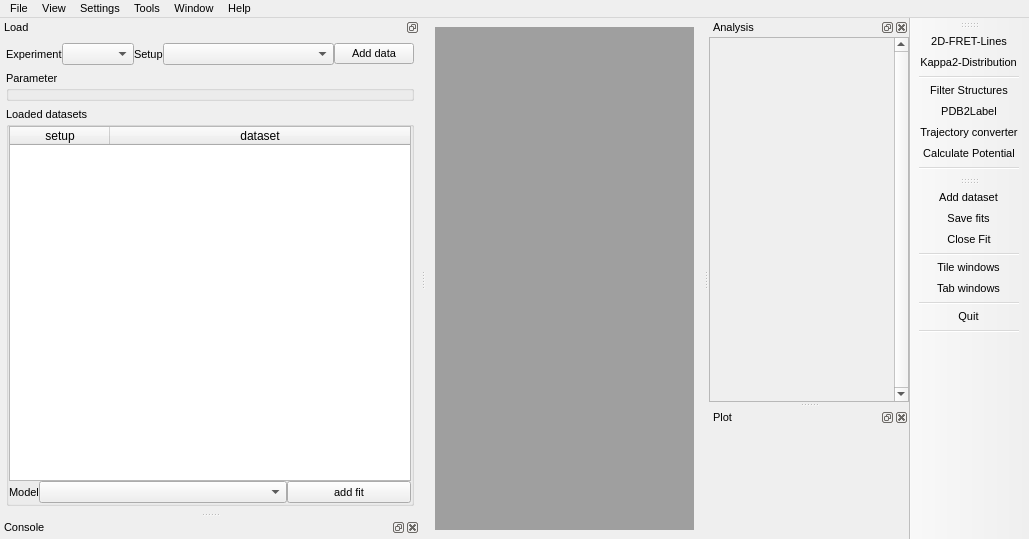
<?xml version="1.0" encoding="UTF-8"?>
<ui version="4.0">
 <class>MainWindow</class>
 <widget class="QMainWindow" name="MainWindow">
  <property name="windowModality">
   <enum>Qt::NonModal</enum>
  </property>
  <property name="geometry">
   <rect>
    <x>0</x>
    <y>0</y>
    <width>1029</width>
    <height>539</height>
   </rect>
  </property>
  <property name="sizePolicy">
   <sizepolicy hsizetype="Expanding" vsizetype="Minimum">
    <horstretch>0</horstretch>
    <verstretch>0</verstretch>
   </sizepolicy>
  </property>
  <property name="maximumSize">
   <size>
    <width>16777215</width>
    <height>16777215</height>
   </size>
  </property>
  <property name="font">
   <font>
    <pointsize>8</pointsize>
    <weight>50</weight>
    <bold>false</bold>
   </font>
  </property>
  <property name="focusPolicy">
   <enum>Qt::ClickFocus</enum>
  </property>
  <property name="windowTitle">
   <string>ChiSurf</string>
  </property>
  <property name="windowIcon">
   <iconset resource="rescource.qrc">
    <normaloff>:/icons/icons/kitesurf.png</normaloff>:/icons/icons/kitesurf.png</iconset>
  </property>
  <property name="windowOpacity">
   <double>1.000000000000000</double>
  </property>
  <property name="animated">
   <bool>true</bool>
  </property>
  <property name="documentMode">
   <bool>false</bool>
  </property>
  <property name="tabShape">
   <enum>QTabWidget::Rounded</enum>
  </property>
  <property name="dockOptions">
   <set>QMainWindow::AllowNestedDocks|QMainWindow::AllowTabbedDocks|QMainWindow::AnimatedDocks|QMainWindow::ForceTabbedDocks</set>
  </property>
  <widget class="QWidget" name="centralwidget">
   <layout class="QGridLayout" name="gridLayout_2">
    <item row="1" column="1">
     <widget class="QMdiArea" name="mdiarea">
      <property name="frameShape">
       <enum>QFrame::NoFrame</enum>
      </property>
      <property name="documentMode">
       <bool>true</bool>
      </property>
      <property name="tabsClosable">
       <bool>true</bool>
      </property>
      <property name="tabsMovable">
       <bool>true</bool>
      </property>
     </widget>
    </item>
   </layout>
  </widget>
  <widget class="QDockWidget" name="dockWidget_fit">
   <property name="sizePolicy">
    <sizepolicy hsizetype="Preferred" vsizetype="MinimumExpanding">
     <horstretch>0</horstretch>
     <verstretch>0</verstretch>
    </sizepolicy>
   </property>
   <property name="minimumSize">
    <size>
     <width>200</width>
     <height>200</height>
    </size>
   </property>
   <property name="maximumSize">
    <size>
     <width>524287</width>
     <height>524287</height>
    </size>
   </property>
   <property name="font">
    <font>
     <family>MS Shell Dlg 2</family>
     <pointsize>8</pointsize>
    </font>
   </property>
   <property name="focusPolicy">
    <enum>Qt::NoFocus</enum>
   </property>
   <property name="floating">
    <bool>false</bool>
   </property>
   <property name="features">
    <set>QDockWidget::AllDockWidgetFeatures</set>
   </property>
   <property name="windowTitle">
    <string>Analysis</string>
   </property>
   <attribute name="dockWidgetArea">
    <number>2</number>
   </attribute>
   <widget class="QWidget" name="dockWidgetContents_3">
    <property name="font">
     <font>
      <family>MS Shell Dlg 2</family>
      <pointsize>9</pointsize>
     </font>
    </property>
    <layout class="QVBoxLayout" name="verticalLayout_3">
     <property name="spacing">
      <number>0</number>
     </property>
     <property name="margin">
      <number>0</number>
     </property>
     <item>
      <widget class="QScrollArea" name="scrollArea">
       <property name="sizePolicy">
        <sizepolicy hsizetype="Expanding" vsizetype="Expanding">
         <horstretch>0</horstretch>
         <verstretch>0</verstretch>
        </sizepolicy>
       </property>
       <property name="font">
        <font>
         <pointsize>8</pointsize>
        </font>
       </property>
       <property name="verticalScrollBarPolicy">
        <enum>Qt::ScrollBarAlwaysOn</enum>
       </property>
       <property name="horizontalScrollBarPolicy">
        <enum>Qt::ScrollBarAsNeeded</enum>
       </property>
       <property name="widgetResizable">
        <bool>true</bool>
       </property>
       <widget class="QWidget" name="scrollAreaWidgetContents">
        <property name="geometry">
         <rect>
          <x>0</x>
          <y>0</y>
          <width>180</width>
          <height>355</height>
         </rect>
        </property>
        <layout class="QVBoxLayout" name="verticalLayout">
         <property name="spacing">
          <number>0</number>
         </property>
         <property name="margin">
          <number>0</number>
         </property>
         <item>
          <layout class="QVBoxLayout" name="modelLayout">
           <property name="spacing">
            <number>0</number>
           </property>
          </layout>
         </item>
         <item>
          <spacer name="verticalSpacer_2">
           <property name="orientation">
            <enum>Qt::Vertical</enum>
           </property>
           <property name="sizeHint" stdset="0">
            <size>
             <width>20</width>
             <height>40</height>
            </size>
           </property>
          </spacer>
         </item>
        </layout>
       </widget>
      </widget>
     </item>
    </layout>
   </widget>
  </widget>
  <widget class="QDockWidget" name="dockWidget_load">
   <property name="sizePolicy">
    <sizepolicy hsizetype="Preferred" vsizetype="Preferred">
     <horstretch>0</horstretch>
     <verstretch>0</verstretch>
    </sizepolicy>
   </property>
   <property name="minimumSize">
    <size>
     <width>420</width>
     <height>456</height>
    </size>
   </property>
   <property name="maximumSize">
    <size>
     <width>524283</width>
     <height>524287</height>
    </size>
   </property>
   <property name="windowIcon">
    <iconset resource="rescource.qrc">
     <normaloff>:/icons/icons/kitesurf.svg</normaloff>:/icons/icons/kitesurf.svg</iconset>
   </property>
   <property name="floating">
    <bool>false</bool>
   </property>
   <property name="features">
    <set>QDockWidget::DockWidgetFloatable|QDockWidget::DockWidgetMovable</set>
   </property>
   <property name="windowTitle">
    <string>Load</string>
   </property>
   <attribute name="dockWidgetArea">
    <number>1</number>
   </attribute>
   <widget class="QWidget" name="dockWidgetContents_4">
    <layout class="QGridLayout" name="gridLayout">
     <property name="horizontalSpacing">
      <number>0</number>
     </property>
     <property name="verticalSpacing">
      <number>6</number>
     </property>
     <property name="margin">
      <number>6</number>
     </property>
     <item row="1" column="1">
      <widget class="QComboBox" name="comboBox_experimentSelect">
       <property name="focusPolicy">
        <enum>Qt::NoFocus</enum>
       </property>
       <property name="toolTip">
        <string>Select a type of experiment. After selecting the experiment type you can select a setup-type</string>
       </property>
      </widget>
     </item>
     <item row="1" column="0">
      <widget class="QLabel" name="label_10">
       <property name="sizePolicy">
        <sizepolicy hsizetype="Fixed" vsizetype="Preferred">
         <horstretch>0</horstretch>
         <verstretch>0</verstretch>
        </sizepolicy>
       </property>
       <property name="text">
        <string>Experiment</string>
       </property>
      </widget>
     </item>
     <item row="1" column="2">
      <widget class="QLabel" name="label_16">
       <property name="text">
        <string>Setup</string>
       </property>
      </widget>
     </item>
     <item row="1" column="3">
      <widget class="QComboBox" name="comboBox_setupSelect">
       <property name="sizePolicy">
        <sizepolicy hsizetype="Expanding" vsizetype="Fixed">
         <horstretch>0</horstretch>
         <verstretch>0</verstretch>
        </sizepolicy>
       </property>
       <property name="focusPolicy">
        <enum>Qt::NoFocus</enum>
       </property>
       <property name="toolTip">
        <string>After selecting a setup-type adjust the parameters of the setup used to open the experimental data.</string>
       </property>
      </widget>
     </item>
     <item row="1" column="4">
      <widget class="QPushButton" name="pushButton_2">
       <property name="text">
        <string>Add data</string>
       </property>
      </widget>
     </item>
     <item row="2" column="0" colspan="5">
      <widget class="QGroupBox" name="groupBox_4">
       <property name="sizePolicy">
        <sizepolicy hsizetype="Expanding" vsizetype="Minimum">
         <horstretch>0</horstretch>
         <verstretch>0</verstretch>
        </sizepolicy>
       </property>
       <property name="toolTip">
        <string>Here all necessary parameters to open experimental data files are displayed.</string>
       </property>
       <property name="title">
        <string>Parameter</string>
       </property>
       <layout class="QVBoxLayout" name="verticalLayout_6">
        <property name="spacing">
         <number>0</number>
        </property>
        <property name="margin">
         <number>0</number>
        </property>
        <item>
         <layout class="QGridLayout" name="gridLayout_4"/>
        </item>
        <item>
         <layout class="QVBoxLayout" name="verticalLayout_5">
          <property name="spacing">
           <number>0</number>
          </property>
         </layout>
        </item>
       </layout>
      </widget>
     </item>
     <item row="3" column="0" colspan="5">
      <widget class="QGroupBox" name="groupBox">
       <property name="sizePolicy">
        <sizepolicy hsizetype="Expanding" vsizetype="Expanding">
         <horstretch>0</horstretch>
         <verstretch>0</verstretch>
        </sizepolicy>
       </property>
       <property name="title">
        <string>Loaded datasets</string>
       </property>
       <layout class="QGridLayout" name="gridLayout_3">
        <property name="margin">
         <number>0</number>
        </property>
        <property name="spacing">
         <number>0</number>
        </property>
        <item row="1" column="1" colspan="2">
         <widget class="QComboBox" name="comboBox_Model">
          <property name="sizePolicy">
           <sizepolicy hsizetype="Expanding" vsizetype="Fixed">
            <horstretch>0</horstretch>
            <verstretch>0</verstretch>
           </sizepolicy>
          </property>
          <property name="focusPolicy">
           <enum>Qt::NoFocus</enum>
          </property>
          <property name="toolTip">
           <string>This selection box is updated according to the selected dataset.</string>
          </property>
         </widget>
        </item>
        <item row="1" column="3">
         <widget class="QPushButton" name="pushButton">
          <property name="sizePolicy">
           <sizepolicy hsizetype="Minimum" vsizetype="Minimum">
            <horstretch>0</horstretch>
            <verstretch>0</verstretch>
           </sizepolicy>
          </property>
          <property name="text">
           <string>add fit</string>
          </property>
         </widget>
        </item>
        <item row="1" column="0">
         <widget class="QLabel" name="label">
          <property name="sizePolicy">
           <sizepolicy hsizetype="Fixed" vsizetype="Preferred">
            <horstretch>0</horstretch>
            <verstretch>0</verstretch>
           </sizepolicy>
          </property>
          <property name="text">
           <string>Model</string>
          </property>
          <property name="alignment">
           <set>Qt::AlignLeading|Qt::AlignLeft|Qt::AlignVCenter</set>
          </property>
         </widget>
        </item>
        <item row="0" column="0" colspan="4">
         <widget class="QTableWidget" name="tableWidget">
          <property name="sizePolicy">
           <sizepolicy hsizetype="Expanding" vsizetype="Preferred">
            <horstretch>0</horstretch>
            <verstretch>0</verstretch>
           </sizepolicy>
          </property>
          <property name="maximumSize">
           <size>
            <width>16777215</width>
            <height>16777215</height>
           </size>
          </property>
          <property name="toolTip">
           <string>&lt;html&gt;&lt;head/&gt;&lt;body&gt;&lt;p&gt;This is a list of opened experimental data-files. By double-clicking on a row the data and all connected fits are unloaded.&lt;/p&gt;&lt;p&gt;A single click on a row selects a data-set. After selection of a dataset a fit can be added by selecting the corresponding fit-model and clicking on &amp;quot;add fit&amp;quot;&lt;/p&gt;&lt;/body&gt;&lt;/html&gt;</string>
          </property>
          <property name="alternatingRowColors">
           <bool>true</bool>
          </property>
          <attribute name="horizontalHeaderStretchLastSection">
           <bool>true</bool>
          </attribute>
          <column>
           <property name="text">
            <string>setup</string>
           </property>
          </column>
          <column>
           <property name="text">
            <string>dataset</string>
           </property>
          </column>
         </widget>
        </item>
       </layout>
      </widget>
     </item>
    </layout>
   </widget>
  </widget>
  <widget class="QDockWidget" name="dockWidget_plot">
   <property name="enabled">
    <bool>true</bool>
   </property>
   <property name="sizePolicy">
    <sizepolicy hsizetype="Preferred" vsizetype="MinimumExpanding">
     <horstretch>0</horstretch>
     <verstretch>0</verstretch>
    </sizepolicy>
   </property>
   <property name="windowTitle">
    <string>Plot</string>
   </property>
   <attribute name="dockWidgetArea">
    <number>2</number>
   </attribute>
   <widget class="QWidget" name="dockWidgetContents_6">
    <layout class="QVBoxLayout" name="verticalLayout_2">
     <property name="spacing">
      <number>0</number>
     </property>
     <property name="leftMargin">
      <number>0</number>
     </property>
     <property name="topMargin">
      <number>0</number>
     </property>
     <property name="rightMargin">
      <number>0</number>
     </property>
     <item>
      <layout class="QVBoxLayout" name="plotOptionsLayout"/>
     </item>
     <item>
      <spacer name="verticalSpacer">
       <property name="orientation">
        <enum>Qt::Vertical</enum>
       </property>
       <property name="sizeHint" stdset="0">
        <size>
         <width>20</width>
         <height>40</height>
        </size>
       </property>
      </spacer>
     </item>
    </layout>
   </widget>
  </widget>
  <widget class="QMenuBar" name="menuBar">
   <property name="geometry">
    <rect>
     <x>0</x>
     <y>0</y>
     <width>1029</width>
     <height>18</height>
    </rect>
   </property>
   <widget class="QMenu" name="menuFile">
    <property name="title">
     <string>File</string>
    </property>
    <widget class="QMenu" name="menuSave_Fit_results">
     <property name="title">
      <string>Save Fit-results</string>
     </property>
     <property name="icon">
      <iconset>
       <normaloff>:/icons/icons/Document-save.svg</normaloff>:/icons/icons/Document-save.svg</iconset>
     </property>
     <addaction name="actionSaveCurrentFit"/>
     <addaction name="actionSaveAllFits"/>
    </widget>
    <widget class="QMenu" name="menuClose_fit">
     <property name="title">
      <string>Close fit</string>
     </property>
     <addaction name="actionClose_Fit"/>
     <addaction name="actionClose_all_fits"/>
    </widget>
    <widget class="QMenu" name="menuProject">
     <property name="title">
      <string>Project</string>
     </property>
     <addaction name="actionNew_Project_2"/>
     <addaction name="actionOpen_Project"/>
     <addaction name="actionSave_Project"/>
    </widget>
    <addaction name="menuProject"/>
    <addaction name="actionLoad_Data"/>
    <addaction name="menuSave_Fit_results"/>
    <addaction name="menuClose_fit"/>
    <addaction name="actionPrint"/>
    <addaction name="separator"/>
    <addaction name="actionExit_2"/>
   </widget>
   <widget class="QMenu" name="menuSettings">
    <property name="enabled">
     <bool>true</bool>
    </property>
    <property name="title">
     <string>Settings</string>
    </property>
    <addaction name="actionFitting"/>
    <addaction name="actionFortune_Cookies"/>
   </widget>
   <widget class="QMenu" name="menuHelp">
    <property name="title">
     <string>Help</string>
    </property>
    <addaction name="actionHelp_2"/>
    <addaction name="separator"/>
    <addaction name="actionAbout"/>
   </widget>
   <widget class="QMenu" name="menuView">
    <property name="title">
     <string>View</string>
    </property>
    <addaction name="actionLoading"/>
    <addaction name="actionPlot_options"/>
    <addaction name="actionFit_widget"/>
   </widget>
   <widget class="QMenu" name="menuTools">
    <property name="title">
     <string>Tools</string>
    </property>
    <widget class="QMenu" name="menuTCSPC">
     <property name="title">
      <string>TCSPC</string>
     </property>
     <property name="icon">
      <iconset resource="rescource.qrc">
       <normaloff>:/icons/icons/TCSPC.png</normaloff>:/icons/icons/TCSPC.png</iconset>
     </property>
     <addaction name="actionDye_Diffusion"/>
    </widget>
    <widget class="QMenu" name="menuFCS">
     <property name="enabled">
      <bool>true</bool>
     </property>
     <property name="title">
      <string>FCS</string>
     </property>
     <property name="icon">
      <iconset resource="rescource.qrc">
       <normaloff>:/icons/icons/FCS.png</normaloff>:/icons/icons/FCS.png</iconset>
     </property>
     <addaction name="actionMake_Lifetime_Filter"/>
     <addaction name="actionDiffusion_Calculator"/>
    </widget>
    <widget class="QMenu" name="menuFRET">
     <property name="title">
      <string>FRET</string>
     </property>
     <property name="icon">
      <iconset resource="rescource.qrc">
       <normaloff>:/icons/icons/FRET.png</normaloff>:/icons/icons/FRET.png</iconset>
     </property>
     <addaction name="actionCalculator"/>
     <addaction name="actionFRET_Lines"/>
    </widget>
    <widget class="QMenu" name="menuAnisotropy">
     <property name="title">
      <string>Anisotropy</string>
     </property>
     <property name="icon">
      <iconset resource="rescource.qrc">
       <normaloff>:/icons/icons/Cone.png</normaloff>:/icons/icons/Cone.png</iconset>
     </property>
     <addaction name="actionAnisotropy_Lines"/>
     <addaction name="actionKappa2_Distribution"/>
    </widget>
    <widget class="QMenu" name="menuModelling">
     <property name="title">
      <string>Modelling</string>
     </property>
     <property name="icon">
      <iconset resource="rescource.qrc">
       <normaloff>:/icons/icons/Peptide_FRET.png</normaloff>:/icons/icons/Peptide_FRET.png</iconset>
     </property>
     <widget class="QMenu" name="menuTrajectory_tools">
      <property name="title">
       <string>Trajectory tools</string>
      </property>
      <property name="icon">
       <iconset resource="rescource.qrc">
        <normaloff>:/icons/icons/Peptide_FRET.png</normaloff>:/icons/icons/Peptide_FRET.png</iconset>
      </property>
      <addaction name="actionTrajectory_converter"/>
      <addaction name="actionSave_topology"/>
      <addaction name="separator"/>
      <addaction name="actionAlign_trajectory"/>
      <addaction name="actionRotate_Translate_trajectory"/>
      <addaction name="separator"/>
      <addaction name="actionJoin_trajectories"/>
      <addaction name="actionRemove_clashes"/>
     </widget>
     <addaction name="menuTrajectory_tools"/>
     <addaction name="separator"/>
     <addaction name="actionFilter_Structures"/>
     <addaction name="actionStructure2Transfer"/>
     <addaction name="separator"/>
     <addaction name="actionPDB2Label"/>
     <addaction name="separator"/>
     <addaction name="actionCalculate_Potential"/>
    </widget>
    <addaction name="menuTCSPC"/>
    <addaction name="menuFCS"/>
    <addaction name="menuFRET"/>
    <addaction name="menuAnisotropy"/>
    <addaction name="menuModelling"/>
   </widget>
   <widget class="QMenu" name="menuWindows">
    <property name="title">
     <string>Window</string>
    </property>
    <addaction name="actionTile_windows"/>
    <addaction name="actionTab_windows"/>
   </widget>
   <addaction name="menuFile"/>
   <addaction name="menuView"/>
   <addaction name="menuSettings"/>
   <addaction name="menuTools"/>
   <addaction name="menuWindows"/>
   <addaction name="menuHelp"/>
  </widget>
  <widget class="QToolBar" name="toolBar">
   <property name="sizePolicy">
    <sizepolicy hsizetype="Fixed" vsizetype="Preferred">
     <horstretch>0</horstretch>
     <verstretch>0</verstretch>
    </sizepolicy>
   </property>
   <property name="windowTitle">
    <string>Tools</string>
   </property>
   <property name="iconSize">
    <size>
     <width>24</width>
     <height>24</height>
    </size>
   </property>
   <property name="toolButtonStyle">
    <enum>Qt::ToolButtonIconOnly</enum>
   </property>
   <attribute name="toolBarArea">
    <enum>RightToolBarArea</enum>
   </attribute>
   <attribute name="toolBarBreak">
    <bool>false</bool>
   </attribute>
   <addaction name="actionFRET_Lines"/>
   <addaction name="actionKappa2_Distribution"/>
   <addaction name="separator"/>
   <addaction name="actionFilter_Structures"/>
   <addaction name="actionPDB2Label"/>
   <addaction name="actionTrajectory_converter"/>
   <addaction name="actionCalculate_Potential"/>
   <addaction name="separator"/>
  </widget>
  <widget class="QToolBar" name="toolBar_2">
   <property name="windowTitle">
    <string>Fit windows</string>
   </property>
   <property name="iconSize">
    <size>
     <width>24</width>
     <height>24</height>
    </size>
   </property>
   <attribute name="toolBarArea">
    <enum>RightToolBarArea</enum>
   </attribute>
   <attribute name="toolBarBreak">
    <bool>false</bool>
   </attribute>
   <addaction name="actionLoad_Data"/>
   <addaction name="actionSaveAllFits"/>
   <addaction name="actionClose_Fit"/>
   <addaction name="separator"/>
   <addaction name="actionTile_windows"/>
   <addaction name="actionTab_windows"/>
   <addaction name="separator"/>
   <addaction name="actionExit_2"/>
   <addaction name="separator"/>
  </widget>
  <widget class="QDockWidget" name="dockWidget_console">
   <property name="enabled">
    <bool>true</bool>
   </property>
   <property name="floating">
    <bool>false</bool>
   </property>
   <property name="windowTitle">
    <string>Console</string>
   </property>
   <attribute name="dockWidgetArea">
    <number>1</number>
   </attribute>
   <widget class="QWidget" name="dockWidgetContents">
    <layout class="QVBoxLayout" name="verticalLayout_7">
     <property name="spacing">
      <number>0</number>
     </property>
     <property name="margin">
      <number>0</number>
     </property>
     <item>
      <layout class="QVBoxLayout" name="verticalLayout_4">
       <property name="spacing">
        <number>0</number>
       </property>
      </layout>
     </item>
    </layout>
   </widget>
  </widget>
  <action name="actionExit">
   <property name="text">
    <string>Exit</string>
   </property>
  </action>
  <action name="actionSave">
   <property name="icon">
    <iconset resource="rescource.qrc">
     <normaloff>:/icons/icons/Document-save.png</normaloff>:/icons/icons/Document-save.png</iconset>
   </property>
   <property name="text">
    <string>Save</string>
   </property>
   <property name="toolTip">
    <string>&lt;html&gt;&lt;head/&gt;&lt;body&gt;&lt;p&gt;Save all open-fits&lt;/p&gt;&lt;/body&gt;&lt;/html&gt;</string>
   </property>
  </action>
  <action name="actionLoad">
   <property name="text">
    <string>Load</string>
   </property>
  </action>
  <action name="actionInfo">
   <property name="text">
    <string>Info</string>
   </property>
  </action>
  <action name="actionHelp">
   <property name="text">
    <string>Help</string>
   </property>
  </action>
  <action name="actionExit_2">
   <property name="icon">
    <iconset resource="rescource.qrc">
     <normaloff>:/icons/icons/System-log-out.png</normaloff>:/icons/icons/System-log-out.png</iconset>
   </property>
   <property name="text">
    <string>Quit</string>
   </property>
   <property name="shortcut">
    <string>Ctrl+Q</string>
   </property>
  </action>
  <action name="actionClose_Fit">
   <property name="icon">
    <iconset resource="rescource.qrc">
     <normaloff>:/icons/icons/Edit-delete.png</normaloff>:/icons/icons/Edit-delete.png</iconset>
   </property>
   <property name="text">
    <string>Close Fit</string>
   </property>
  </action>
  <action name="actionFitting">
   <property name="enabled">
    <bool>true</bool>
   </property>
   <property name="text">
    <string>Fitting-parameters</string>
   </property>
  </action>
  <action name="actionAbout">
   <property name="icon">
    <iconset resource="rescource.qrc">
     <normaloff>:/icons/icons/kitesurf.svg</normaloff>:/icons/icons/kitesurf.svg</iconset>
   </property>
   <property name="text">
    <string>About ChiSurf</string>
   </property>
  </action>
  <action name="actionHelp_2">
   <property name="enabled">
    <bool>true</bool>
   </property>
   <property name="icon">
    <iconset resource="rescource.qrc">
     <normaloff>:/icons/icons/help-browser.png</normaloff>:/icons/icons/help-browser.png</iconset>
   </property>
   <property name="text">
    <string>Help</string>
   </property>
  </action>
  <action name="actionSave_All_Fit_results">
   <property name="icon">
    <iconset resource="rescource.qrc">
     <normaloff>:/icons/icons/Document-save.png</normaloff>:/icons/icons/Document-save.png</iconset>
   </property>
   <property name="text">
    <string>Save All Fit-results</string>
   </property>
  </action>
  <action name="actionPrint">
   <property name="enabled">
    <bool>false</bool>
   </property>
   <property name="icon">
    <iconset resource="rescource.qrc">
     <normaloff>:/icons/icons/Document-print.svg</normaloff>:/icons/icons/Document-print.svg</iconset>
   </property>
   <property name="text">
    <string>Print</string>
   </property>
  </action>
  <action name="actionLoading">
   <property name="checkable">
    <bool>true</bool>
   </property>
   <property name="checked">
    <bool>true</bool>
   </property>
   <property name="text">
    <string>Loading</string>
   </property>
  </action>
  <action name="actionPlot_options">
   <property name="checkable">
    <bool>true</bool>
   </property>
   <property name="checked">
    <bool>true</bool>
   </property>
   <property name="text">
    <string>Plot-options</string>
   </property>
  </action>
  <action name="actionFit_widget">
   <property name="checkable">
    <bool>true</bool>
   </property>
   <property name="checked">
    <bool>true</bool>
   </property>
   <property name="text">
    <string>Fit</string>
   </property>
  </action>
  <action name="actionSaveCurrentFit">
   <property name="icon">
    <iconset resource="rescource.qrc">
     <normaloff>:/icons/icons/Document-save.png</normaloff>:/icons/icons/Document-save.png</iconset>
   </property>
   <property name="text">
    <string>Current Fit</string>
   </property>
   <property name="shortcut">
    <string>Ctrl+S</string>
   </property>
  </action>
  <action name="actionSaveAllFits">
   <property name="icon">
    <iconset resource="rescource.qrc">
     <normaloff>:/icons/icons/Document-save.png</normaloff>:/icons/icons/Document-save.png</iconset>
   </property>
   <property name="text">
    <string>All Fits</string>
   </property>
   <property name="iconText">
    <string>Save fits</string>
   </property>
   <property name="toolTip">
    <string>Save all fits</string>
   </property>
  </action>
  <action name="actionCondor_2">
   <property name="checkable">
    <bool>false</bool>
   </property>
   <property name="text">
    <string>Condor</string>
   </property>
  </action>
  <action name="actionBOINC">
   <property name="checkable">
    <bool>false</bool>
   </property>
   <property name="icon">
    <iconset resource="rescource.qrc">
     <normaloff>:/icons/icons/BOINCManager.png</normaloff>:/icons/icons/BOINCManager.png</iconset>
   </property>
   <property name="text">
    <string>BOINC</string>
   </property>
  </action>
  <action name="actionFortune_Cookies">
   <property name="checkable">
    <bool>true</bool>
   </property>
   <property name="enabled">
    <bool>true</bool>
   </property>
   <property name="icon">
    <iconset resource="rescource.qrc">
     <normaloff>:/newPrefix/icons/fortune.png</normaloff>:/newPrefix/icons/fortune.png</iconset>
   </property>
   <property name="text">
    <string>Fortune-Cookies</string>
   </property>
  </action>
  <action name="actionMake_Lifetime_Filter">
   <property name="enabled">
    <bool>false</bool>
   </property>
   <property name="icon">
    <iconset resource="rescource.qrc">
     <normaloff>:/icons/icons/FCS-Filter.png</normaloff>:/icons/icons/FCS-Filter.png</iconset>
   </property>
   <property name="text">
    <string>Make Lifetime Filter</string>
   </property>
  </action>
  <action name="actionCalculator">
   <property name="icon">
    <iconset resource="rescource.qrc">
     <normaloff>:/icons/icons/accessories-calculator.png</normaloff>:/icons/icons/accessories-calculator.png</iconset>
   </property>
   <property name="text">
    <string>E-Calculator</string>
   </property>
  </action>
  <action name="actionFRET_Lines">
   <property name="icon">
    <iconset resource="rescource.qrc">
     <normaloff>:/icons/icons/FRET-Lines.png</normaloff>:/icons/icons/FRET-Lines.png</iconset>
   </property>
   <property name="text">
    <string>2D-FRET-Lines</string>
   </property>
  </action>
  <action name="actionKappa2_Distribution">
   <property name="icon">
    <iconset resource="rescource.qrc">
     <normaloff>:/icons/icons/Cone.png</normaloff>:/icons/icons/Cone.png</iconset>
   </property>
   <property name="text">
    <string>Kappa2-Distribution</string>
   </property>
  </action>
  <action name="actionAV_Diffusion">
   <property name="text">
    <string>AV-Diffusion</string>
   </property>
  </action>
  <action name="actionSimple_Decay">
   <property name="text">
    <string>Simple-Decay</string>
   </property>
  </action>
  <action name="actionAV_Diffusion_2">
   <property name="text">
    <string>AV-Diffusion</string>
   </property>
  </action>
  <action name="actionAnisotropy_Lines">
   <property name="enabled">
    <bool>false</bool>
   </property>
   <property name="icon">
    <iconset resource="rescource.qrc">
     <normaloff>:/icons/icons/Anisotropy-Lines.png</normaloff>:/icons/icons/Anisotropy-Lines.png</iconset>
   </property>
   <property name="text">
    <string>Anisotropy-Lines</string>
   </property>
  </action>
  <action name="actionDiffusion_Calculator">
   <property name="icon">
    <iconset>
     <normaloff>:/icons/icons/accessories-calculator.svg</normaloff>:/icons/icons/accessories-calculator.svg</iconset>
   </property>
   <property name="text">
    <string>Diffusion-Calculator</string>
   </property>
  </action>
  <action name="actionLoad_Data">
   <property name="icon">
    <iconset resource="rescource.qrc">
     <normaloff>:/icons/icons/list-add.png</normaloff>:/icons/icons/list-add.png</iconset>
   </property>
   <property name="text">
    <string>Add dataset</string>
   </property>
   <property name="toolTip">
    <string>Add dataset. </string>
   </property>
   <property name="shortcut">
    <string>Ctrl+N</string>
   </property>
  </action>
  <action name="actionDye_Diffusion">
   <property name="icon">
    <iconset resource="rescource.qrc">
     <normaloff>:/icons/icons/dye-diffusion.png</normaloff>:/icons/icons/dye-diffusion.png</iconset>
   </property>
   <property name="text">
    <string>Donor diffusion</string>
   </property>
  </action>
  <action name="actionFilter_Structures">
   <property name="icon">
    <iconset resource="rescource.qrc">
     <normaloff>:/icons/icons/filter.png</normaloff>:/icons/icons/filter.png</iconset>
   </property>
   <property name="text">
    <string>Filter Structures</string>
   </property>
  </action>
  <action name="actionFRET_Peptide_Plane">
   <property name="icon">
    <iconset>
     <normaloff>:/icons/icons/Peptide_FRET.ico</normaloff>:/icons/icons/Peptide_FRET.ico</iconset>
   </property>
   <property name="text">
    <string>FRET Peptide-Plane</string>
   </property>
  </action>
  <action name="actionStructure2Transfer">
   <property name="icon">
    <iconset>
     <normaloff>:/icons/icons/structure2transfer.ico</normaloff>:/icons/icons/structure2transfer.ico</iconset>
   </property>
   <property name="text">
    <string>Structure2Transfer</string>
   </property>
  </action>
  <action name="actionTrajectory_converter">
   <property name="icon">
    <iconset resource="rescource.qrc">
     <normaloff>:/icons/icons/hdf2pdb.png</normaloff>:/icons/icons/hdf2pdb.png</iconset>
   </property>
   <property name="text">
    <string>Trajectory converter</string>
   </property>
  </action>
  <action name="actionPDB2Label">
   <property name="icon">
    <iconset resource="rescource.qrc">
     <normaloff>:/icons/icons/pdb2label.png</normaloff>:/icons/icons/pdb2label.png</iconset>
   </property>
   <property name="text">
    <string>PDB2Label</string>
   </property>
  </action>
  <action name="actionCalculate_Potential">
   <property name="icon">
    <iconset resource="rescource.qrc">
     <normaloff>:/icons/icons/potential.png</normaloff>:/icons/icons/potential.png</iconset>
   </property>
   <property name="text">
    <string>Calculate Potential</string>
   </property>
  </action>
  <action name="actionTile_windows">
   <property name="icon">
    <iconset resource="rescource.qrc">
     <normaloff>:/icons/icons/window-tile.png</normaloff>:/icons/icons/window-tile.png</iconset>
   </property>
   <property name="text">
    <string>Tile windows</string>
   </property>
  </action>
  <action name="actionTab_windows">
   <property name="icon">
    <iconset resource="rescource.qrc">
     <normaloff>:/icons/icons/window-stack.png</normaloff>:/icons/icons/window-stack.png</iconset>
   </property>
   <property name="text">
    <string>Tab windows</string>
   </property>
   <property name="toolTip">
    <string>Tab windows</string>
   </property>
  </action>
  <action name="actionAdd_fit">
   <property name="icon">
    <iconset resource="rescource.qrc">
     <normaloff>:/icons/icons/list-add.png</normaloff>:/icons/icons/list-add.png</iconset>
   </property>
   <property name="text">
    <string>Add fit</string>
   </property>
  </action>
  <action name="actionRotate_Translate_trajectory">
   <property name="text">
    <string>Rotate/Translate</string>
   </property>
  </action>
  <action name="actionClose_all">
   <property name="icon">
    <iconset resource="rescource.qrc">
     <normaloff>:/icons/icons/Edit-delete.png</normaloff>:/icons/icons/Edit-delete.png</iconset>
   </property>
   <property name="text">
    <string>Close all</string>
   </property>
  </action>
  <action name="actionDelete_dataset">
   <property name="text">
    <string>Delete dataset</string>
   </property>
  </action>
  <action name="actionChange_current_dataset">
   <property name="text">
    <string>Change current dataset</string>
   </property>
  </action>
  <action name="actionJoin_trajectories">
   <property name="text">
    <string>Join trajectories</string>
   </property>
  </action>
  <action name="actionRemove_clashes">
   <property name="text">
    <string>Remove clashes</string>
   </property>
  </action>
  <action name="actionAlign_trajectory">
   <property name="text">
    <string>Align trajectory</string>
   </property>
  </action>
  <action name="actionSave_topology">
   <property name="text">
    <string>Save topology</string>
   </property>
  </action>
  <action name="actionFRET_Diffusion">
   <property name="text">
    <string>FRET-Diffusion</string>
   </property>
  </action>
  <action name="actionClose_all_fits">
   <property name="icon">
    <iconset resource="rescource.qrc">
     <normaloff>:/icons/icons/Edit-delete.png</normaloff>:/icons/icons/Edit-delete.png</iconset>
   </property>
   <property name="text">
    <string>Close all fits</string>
   </property>
  </action>
  <action name="actionNew_Project_2">
   <property name="text">
    <string>New Project</string>
   </property>
  </action>
  <action name="actionOpen_Project">
   <property name="text">
    <string>Open Project</string>
   </property>
  </action>
  <action name="actionSave_Project">
   <property name="text">
    <string>Save Project</string>
   </property>
  </action>
  <zorder>dockWidget_load</zorder>
  <zorder>dockWidget_fit</zorder>
  <zorder>dockWidget_plot</zorder>
  <zorder>dockWidget_console</zorder>
 </widget>
 <resources>
  <include location="rescource.qrc"/>
 </resources>
 <connections>
  <connection>
   <sender>actionExit_2</sender>
   <signal>activated()</signal>
   <receiver>MainWindow</receiver>
   <slot>close()</slot>
   <hints>
    <hint type="sourcelabel">
     <x>-1</x>
     <y>-1</y>
    </hint>
    <hint type="destinationlabel">
     <x>518</x>
     <y>299</y>
    </hint>
   </hints>
  </connection>
  <connection>
   <sender>actionPlot_options</sender>
   <signal>toggled(bool)</signal>
   <receiver>dockWidget_plot</receiver>
   <slot>setVisible(bool)</slot>
   <hints>
    <hint type="sourcelabel">
     <x>-1</x>
     <y>-1</y>
    </hint>
    <hint type="destinationlabel">
     <x>192</x>
     <y>580</y>
    </hint>
   </hints>
  </connection>
  <connection>
   <sender>actionFit_widget</sender>
   <signal>toggled(bool)</signal>
   <receiver>dockWidget_fit</receiver>
   <slot>setVisible(bool)</slot>
   <hints>
    <hint type="sourcelabel">
     <x>-1</x>
     <y>-1</y>
    </hint>
    <hint type="destinationlabel">
     <x>192</x>
     <y>120</y>
    </hint>
   </hints>
  </connection>
  <connection>
   <sender>actionLoading</sender>
   <signal>toggled(bool)</signal>
   <receiver>dockWidget_load</receiver>
   <slot>setVisible(bool)</slot>
   <hints>
    <hint type="sourcelabel">
     <x>-1</x>
     <y>-1</y>
    </hint>
    <hint type="destinationlabel">
     <x>192</x>
     <y>452</y>
    </hint>
   </hints>
  </connection>
  <connection>
   <sender>pushButton</sender>
   <signal>clicked()</signal>
   <receiver>actionAdd_fit</receiver>
   <slot>trigger()</slot>
   <hints>
    <hint type="sourcelabel">
     <x>347</x>
     <y>485</y>
    </hint>
    <hint type="destinationlabel">
     <x>-1</x>
     <y>-1</y>
    </hint>
   </hints>
  </connection>
  <connection>
   <sender>tableWidget</sender>
   <signal>cellDoubleClicked(int,int)</signal>
   <receiver>actionDelete_dataset</receiver>
   <slot>trigger()</slot>
   <hints>
    <hint type="sourcelabel">
     <x>209</x>
     <y>277</y>
    </hint>
    <hint type="destinationlabel">
     <x>-1</x>
     <y>-1</y>
    </hint>
   </hints>
  </connection>
  <connection>
   <sender>tableWidget</sender>
   <signal>cellClicked(int,int)</signal>
   <receiver>actionChange_current_dataset</receiver>
   <slot>trigger()</slot>
   <hints>
    <hint type="sourcelabel">
     <x>209</x>
     <y>277</y>
    </hint>
    <hint type="destinationlabel">
     <x>-1</x>
     <y>-1</y>
    </hint>
   </hints>
  </connection>
  <connection>
   <sender>pushButton_2</sender>
   <signal>clicked()</signal>
   <receiver>actionLoad_Data</receiver>
   <slot>trigger()</slot>
   <hints>
    <hint type="sourcelabel">
     <x>376</x>
     <y>55</y>
    </hint>
    <hint type="destinationlabel">
     <x>-1</x>
     <y>-1</y>
    </hint>
   </hints>
  </connection>
 </connections>
</ui>
